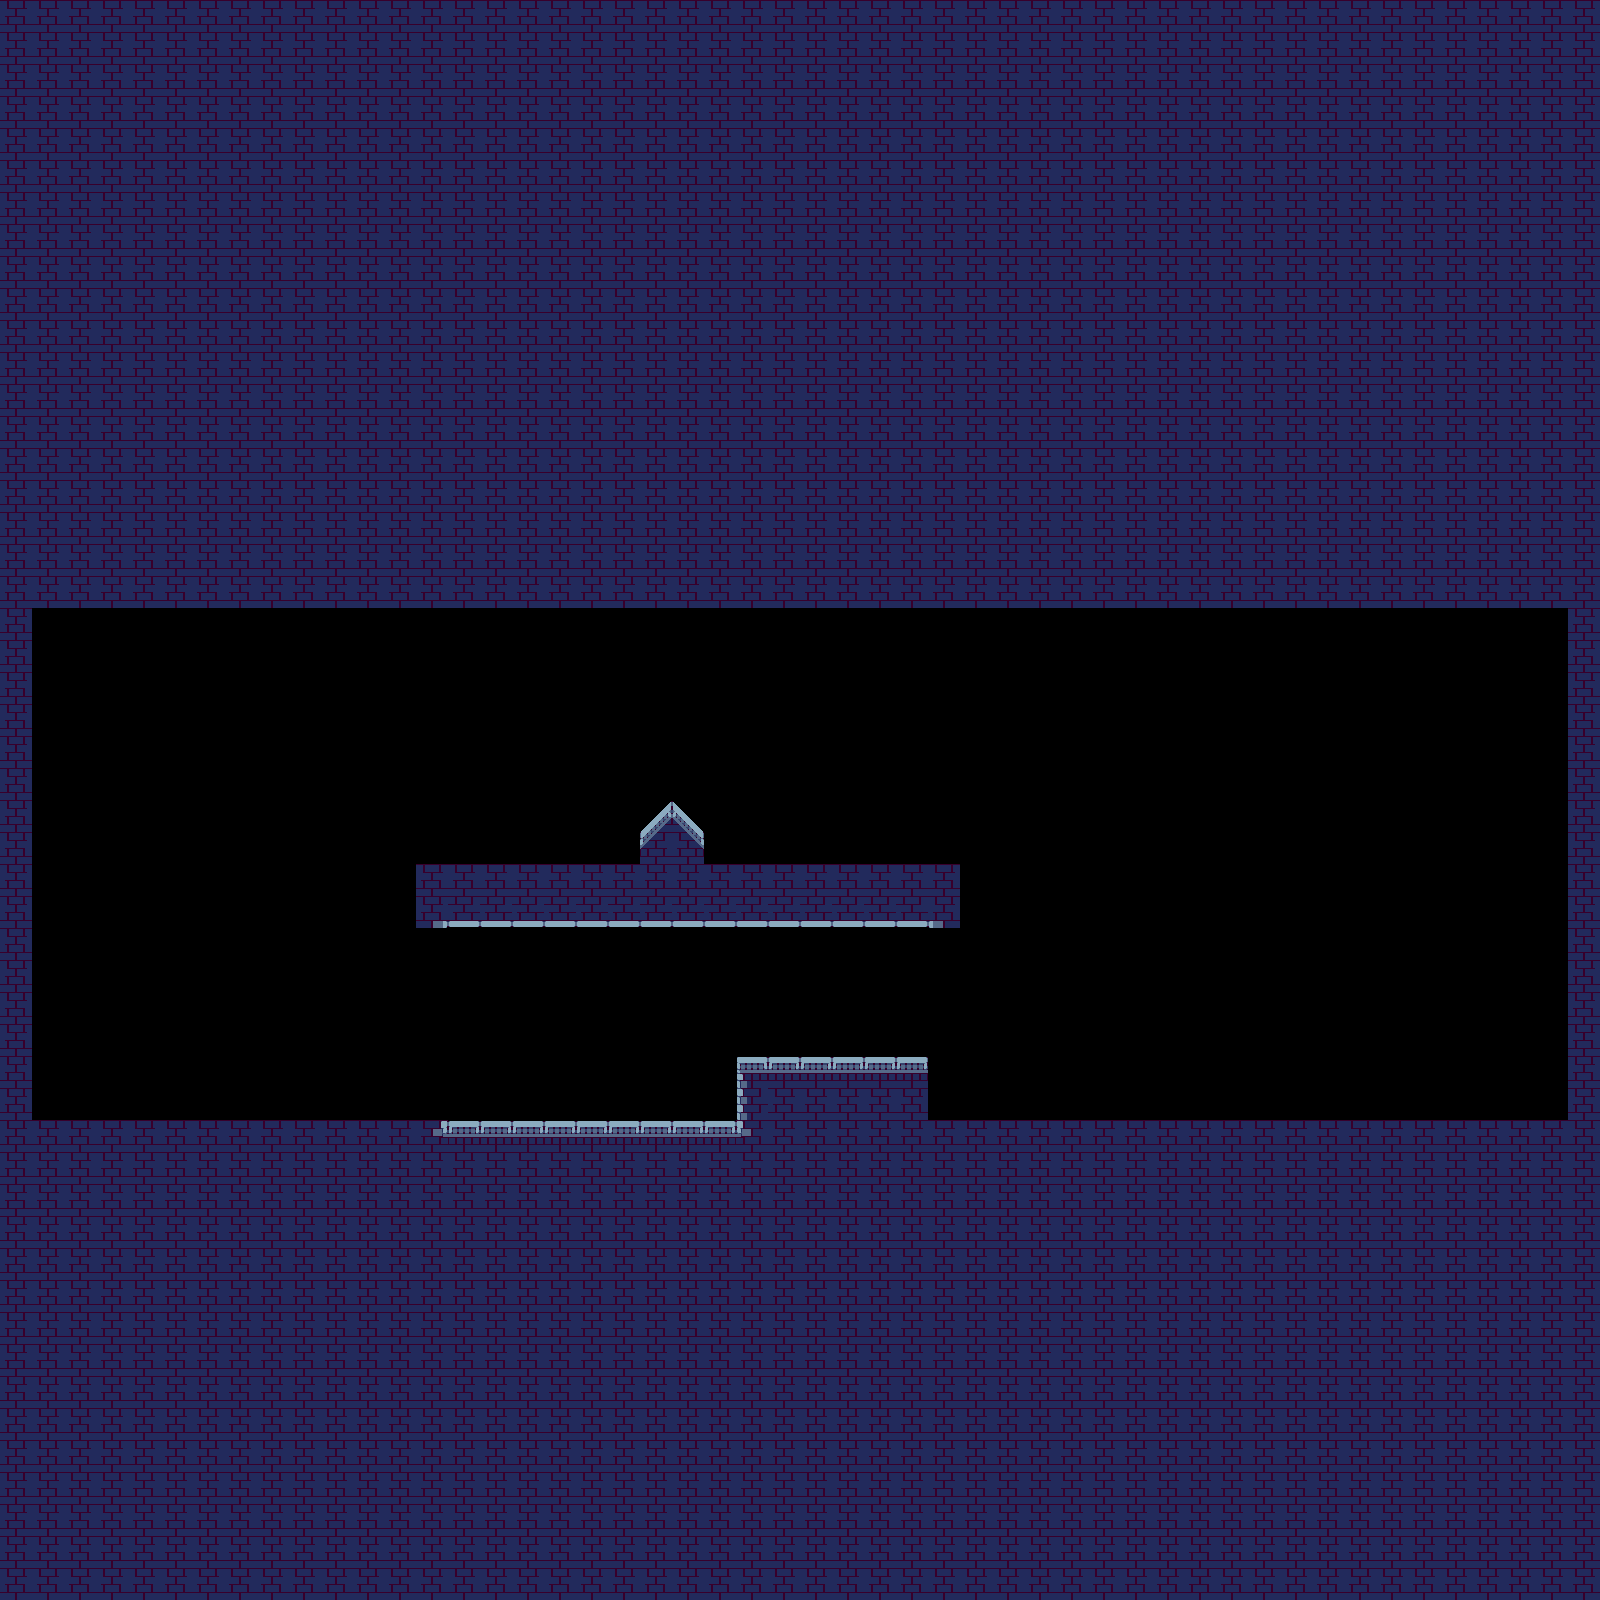

A 2D game scene composited from a Tiled map and its tileset images. What follows is a short description and the map's XML, with each tile layer's data collapsed to a summary:
An orthogonal 50x50 tile map with 32x32 px tiles, 1 tile layer (wall), 2 tilesets and 13 objects (7x collides, mapTp, mapTpPoint, spawnPoint).

<map version="1.10" tiledversion="1.10.2" orientation="orthogonal" renderorder="right-down" width="50" height="50" tilewidth="32" tileheight="32" infinite="0" nextlayerid="7" nextobjectid="143">
 <editorsettings>
  <export target="map.json" format="json" />
 </editorsettings>
 <tileset firstgid="1" name="Tileset" tilewidth="32" tileheight="32" tilecount="64" columns="8">
  <properties>
   <property name="isSolide" type="bool" value="true" />
  </properties>
  <image source="tileset/Power-Station/Tileset.png" trans="000000" width="256" height="256" />
 </tileset>
 <tileset firstgid="65" name="TX Tileset Ground" tilewidth="32" tileheight="32" tilecount="272" columns="17">
  <image source="tileset/nature/TX Tileset Ground.png" trans="000000" width="544" height="512" />
 </tileset>
 <layer id="1" name="wall" width="50" height="50">
  <properties>
   <property name="tileset" value="Tileset" />
  </properties>
  <data>[2500 cells, 1782 non-empty, 13 distinct tile ids]</data>
 </layer>
 <objectgroup id="6" name="utilities">
  <object id="140" name="map2/map" type="mapTp" x="640" y="800" width="64" height="64" />
  <object id="142" name="map2" type="mapTpPoint" x="448" y="832">
   <point />
  </object>
 </objectgroup>
 <objectgroup id="3" name="collides">
  <object id="3" name="collides" x="736" y="1056" width="32" height="96" />
  <object id="16" name="collides" x="736" y="1056" width="192" height="32" />
  <object id="17" name="collides" x="896" y="1056" width="32" height="96" />
  <object id="19" name="collides" x="32" y="1120" width="736" height="32" />
  <object id="21" name="collides" x="0" y="576" width="32" height="576" />
  <object id="26" name="collides" x="1568" y="576" width="32" height="576" />
  <object id="27" name="collides" x="896" y="1120" width="704" height="32" />
  <object id="29" x="1903.03" y="830.303" />
  <object id="138" x="416" y="864" width="544" height="64" />
  <object id="139" x="32" y="576" width="1536" height="32" />
 </objectgroup>
 <objectgroup id="4" name="spawnPoint">
  <object id="13" name="spawnPoint" x="480" y="1120">
   <point />
  </object>
 </objectgroup>
</map>
